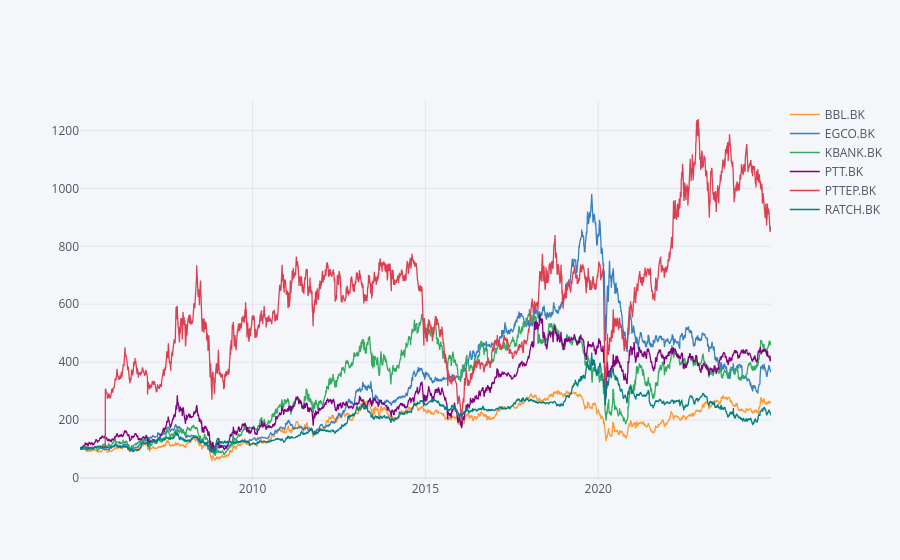

The notebook cell saved with this chart:
### Code cell
df2.normalize().iplot(kind='line')

### Figure 1 — Plotly figure (JSON) as saved in the notebook; plotly's stock layout.template omitted (floating-point values rounded to 4 significant figures; data arrays with more than 128 entries replaced by an {"elided": "..."} marker saying what was removed)
{"data": [{"line": {"color": "rgba(255, 153, 51, 1.0)", "dash": "solid", "shape": "linear", "width": 1.3}, "mode": "lines", "name": "BBL.BK", "text": "", "type": "scatter", "x": {"elided": "4895 str values"}, "y": {"elided": "4895 float values"}}, {"line": {"color": "rgba(55, 128, 191, 1.0)", "dash": "solid", "shape": "linear", "width": 1.3}, "mode": "lines", "name": "EGCO.BK", "text": "", "type": "scatter", "x": {"elided": "4895 str values"}, "y": {"elided": "4895 float values"}}, {"line": {"color": "rgba(50, 171, 96, 1.0)", "dash": "solid", "shape": "linear", "width": 1.3}, "mode": "lines", "name": "KBANK.BK", "text": "", "type": "scatter", "x": {"elided": "4895 str values"}, "y": {"elided": "4895 float values"}}, {"line": {"color": "rgba(128, 0, 128, 1.0)", "dash": "solid", "shape": "linear", "width": 1.3}, "mode": "lines", "name": "PTT.BK", "text": "", "type": "scatter", "x": {"elided": "4895 str values"}, "y": {"elided": "4895 float values"}}, {"line": {"color": "rgba(219, 64, 82, 1.0)", "dash": "solid", "shape": "linear", "width": 1.3}, "mode": "lines", "name": "PTTEP.BK", "text": "", "type": "scatter", "x": {"elided": "4895 str values"}, "y": {"elided": "4895 float values"}}, {"line": {"color": "rgba(0, 128, 128, 1.0)", "dash": "solid", "shape": "linear", "width": 1.3}, "mode": "lines", "name": "RATCH.BK", "text": "", "type": "scatter", "x": {"elided": "4895 str values"}, "y": {"elided": "4895 float values"}}], "layout": {"legend": {"bgcolor": "#F5F6F9", "font": {"color": "#4D5663"}}, "paper_bgcolor": "#F5F6F9", "plot_bgcolor": "#F5F6F9", "title": {"font": {"color": "#4D5663"}}, "xaxis": {"gridcolor": "#E1E5ED", "showgrid": true, "tickfont": {"color": "#4D5663"}, "title": {"font": {"color": "#4D5663"}, "text": ""}, "zerolinecolor": "#E1E5ED"}, "yaxis": {"gridcolor": "#E1E5ED", "showgrid": true, "tickfont": {"color": "#4D5663"}, "title": {"font": {"color": "#4D5663"}, "text": ""}, "zerolinecolor": "#E1E5ED"}}}
